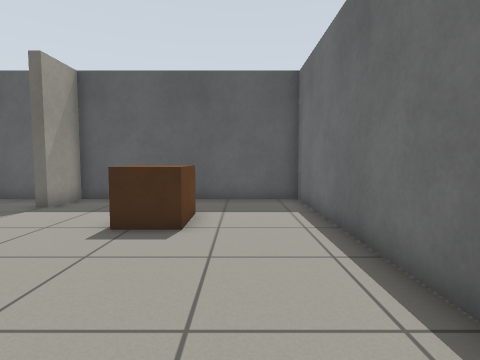
view 1 (above)

14 first-person views from a walk through a robot-simulator world made for Gazebo. The camera is 0.78 m above the floor, tilts 4° down and sees 80° across. The floor is counted in squares, 0.5 m on a side. Each view is taken from the middle of a square. On the plan, view 1 faces up. The plan holds only what a view shows up to about 14 squares ahead; the rest is blank. The robots in the file are not drawn.

view 2
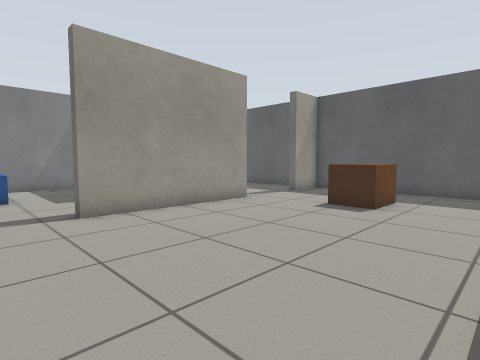

view 3
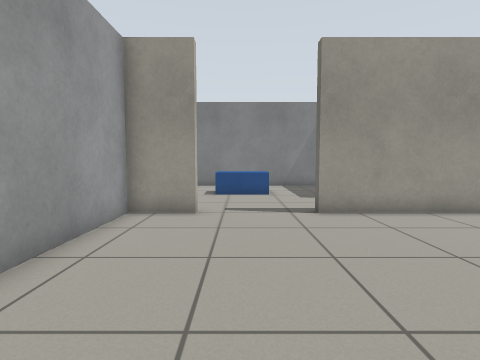

view 4
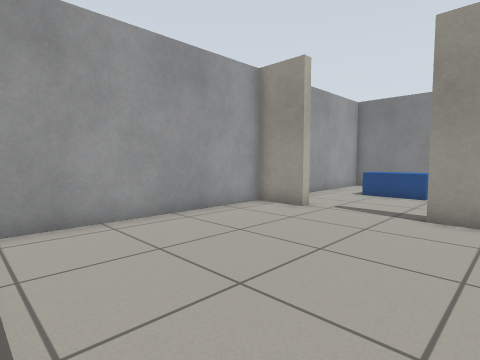

view 5
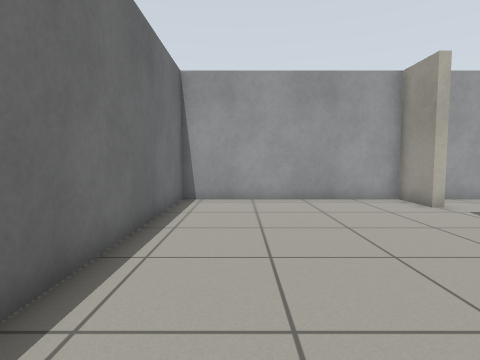

view 6
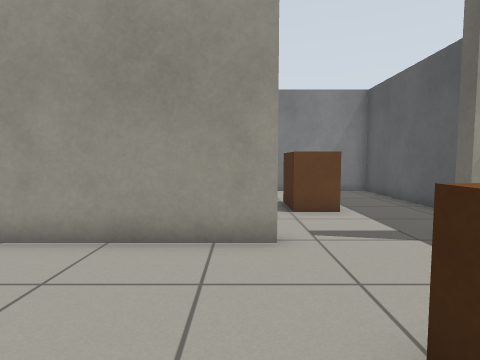

view 7
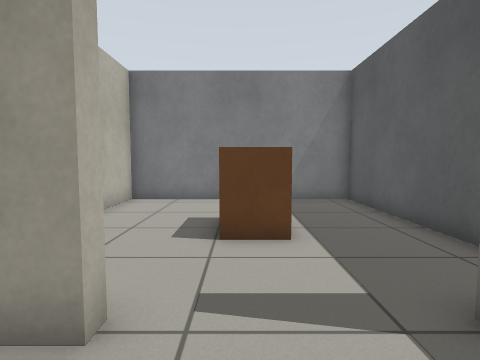

view 8
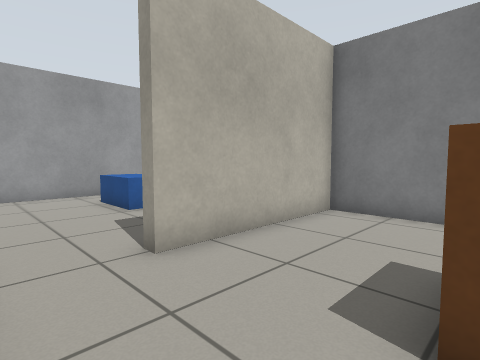

view 9
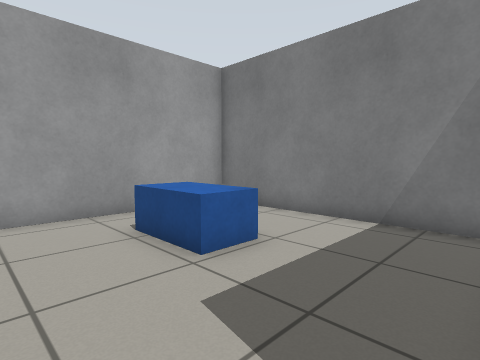

view 10
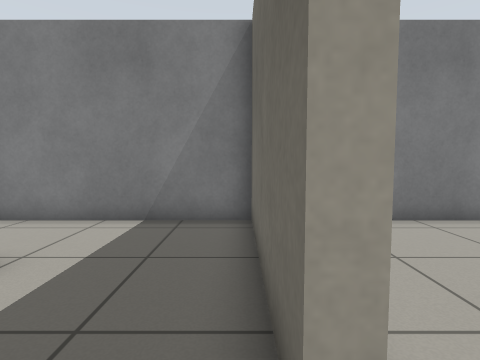

view 11
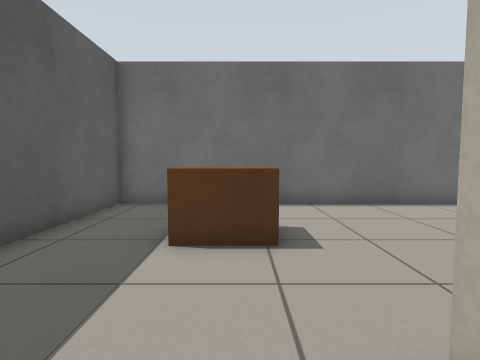

view 12
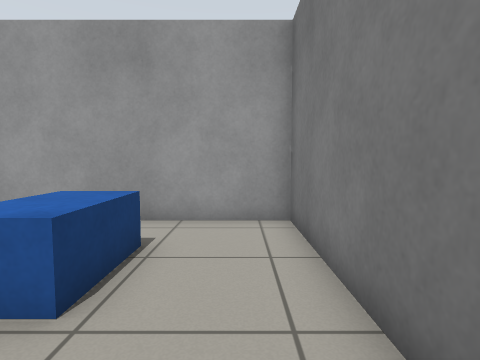

view 13
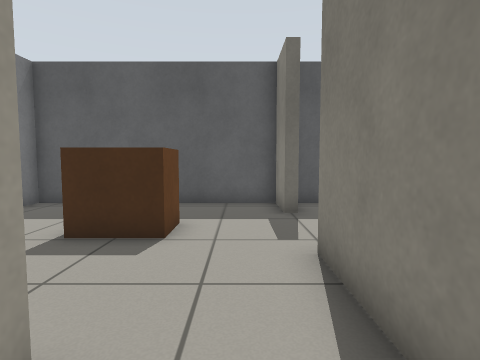

view 14
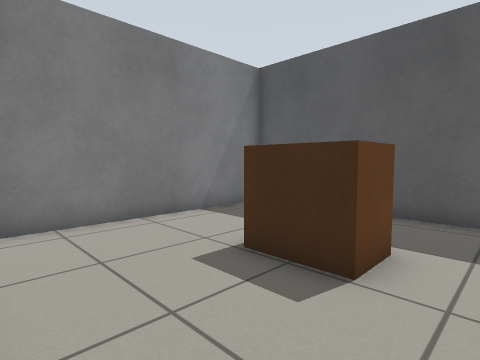

### Floor plan
Ten units are one square. View 1 is at (0, 0); x grows to the right and y downward. Boxes are objects, and circles mark ways between rooms. Rooms are numbered by the first view taken in them; rooms with no view inside come last. Other rooms are left out.
<svg viewBox="-158 -118 186 186">
<path fill="none" stroke="#000" d="M-67 -57 -63 -57 -63 7M-68 43 -63 43 -63 63 23 63 23 -113 -63 -113 -63 -93M-63 -93 -67 -93 -67 -113 -153 -113 -153 -27 -93 -27M-67 -24 -67 -57M-63 7 -68 7M-93 -27 -93 -23 -153 -23 -153 63 -78 63"/>
<rect x="-35" y="-85" width="20" height="20" fill="#bbb"><title>brown box</title></rect>
<rect x="-115" y="-85" width="20" height="20" fill="#bbb"><title>cabinet</title></rect>
<rect x="-125" y="15" width="20" height="30" fill="#bbb"><title>blue box</title></rect>
<circle cx="-70" cy="-75" r="3" fill="#2a7"/>
<circle cx="-70" cy="25" r="3" fill="#2a7"/>
<circle cx="-85" cy="-20" r="3" fill="#2a7"/>
<text x="-20" y="-30">1</text>
<text x="-110" y="-70">2</text>
<text x="-110" y="20">3</text>
</svg>
Room 1 opens to room 2. Room 1 opens to room 3. Room 2 opens to room 3.

Where each view was taken, in squares from view 1:
view 1: 0 up, 0 right, facing up
view 2: 3 down, 2 right, facing up-left
view 3: 3 down, 2 right, facing left
view 4: 1 up, 2 right, facing down-left
view 5: 5 up, 0 right, facing down
view 6: 5 up, 1 left, facing left
view 7: 7 up, 4 left, facing left
view 8: 7 up, 7 left, facing down-left
view 9: 2 up, 8 left, facing down-left
view 10: 2 up, 8 left, facing left
view 11: 7 up, 8 left, facing right
view 12: 1 up, 14 left, facing down
view 13: 1 up, 8 left, facing up
view 14: 3 up, 8 left, facing up-left
